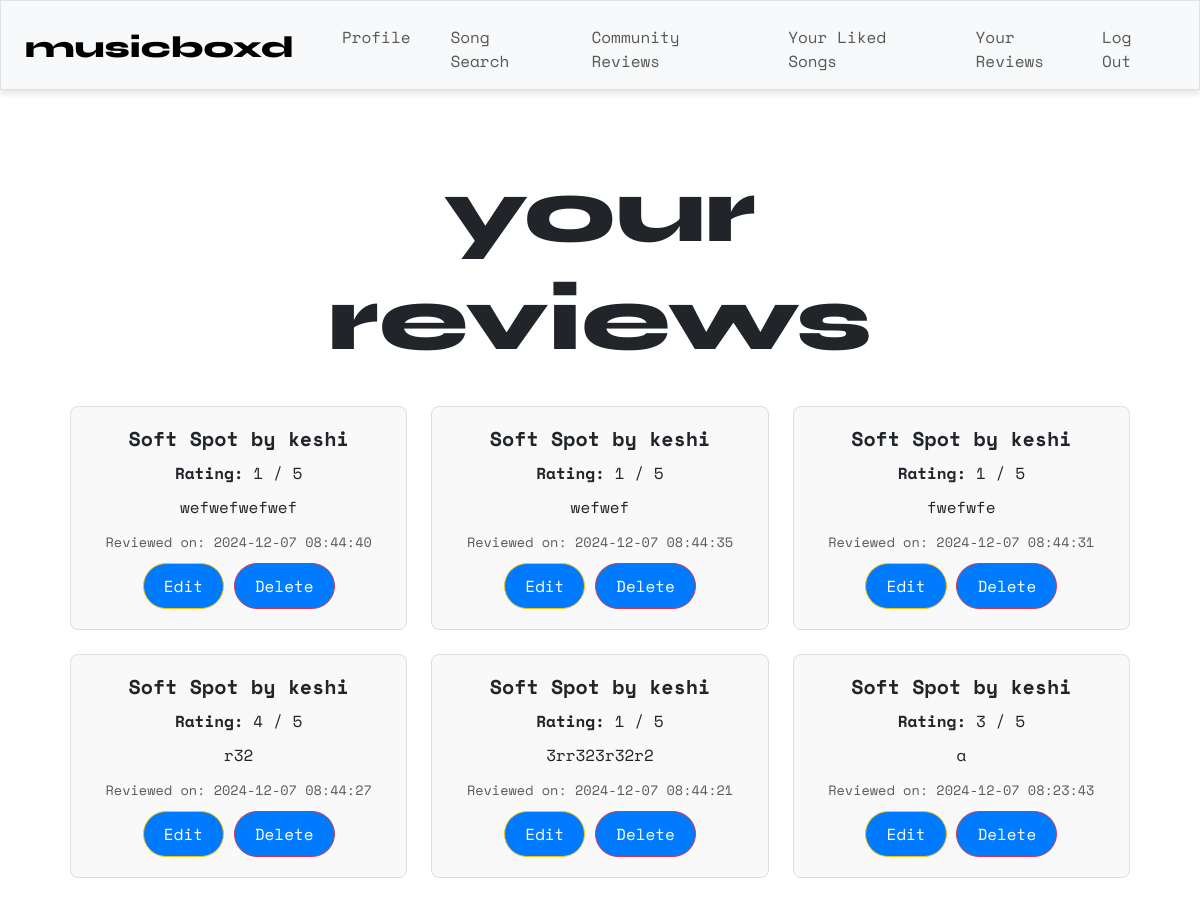
/all_reviews (signed in), run on the app's committed database.
### tables this page shows
CREATE TABLE reviews ( id INTEGER PRIMARY KEY, review TEXT NOT NULL, rating INTEGER NOT NULL, user_id INTEGER NOT NULL, song_id TEXT NOT NULL, timestamp DATETIME DEFAULT CURRENT_TIMESTAMP, FOREIGN KEY (user_id) REFERENCES users (id), FOREIGN KEY (song_id) REFERENCES songs (id) );

CREATE TABLE songs ( id TEXT PRIMARY KEY, title TEXT NOT NULL, artist TEXT NOT NULL);

### app.py (the view)
@app.route("/all_reviews")
@login_required
def all_reviews():
    reviews = db.execute(
        """
        SELECT reviews.id, reviews.rating, reviews.timestamp, reviews.review,
            songs.title AS song_title, songs.artist AS song_artist
        FROM reviews
        JOIN songs ON reviews.song_id = songs.id
        WHERE reviews.user_id = ?
        ORDER BY reviews.timestamp DESC
        """,
        (session["user_id"],)
    )
    return render_template("all_reviews.html", reviews=reviews)

### helpers.py (called while the page is built)
def login_required(f):
    @wraps(f)
    def decorated_function(*args, **kwargs):
        if session.get("user_id") is None:
            return redirect("/login")
        return f(*args, **kwargs)
    return decorated_function

### templates/all_reviews.html
{% extends "layout.html" %}
{% block main %}
<div class="container">
    <h1 class="syne">your<br>reviews</h1>
    <br>
    {% if reviews %}
        <div class="row row-cols-1 row-cols-md-3 g-4">
            {% for review in reviews %}
                <div class="col">
                    <div class="card">
                        <div class="card-body">
                            <h5 class="card-title">{{ review.song_title }} by {{ review.song_artist }}</h5>
                            <p class="card-text"><strong>Rating:</strong> {{ review.rating }} / 5</p>
                            <p class="card-text">{{ review.review }}</p>
                            <p class="card-text"><small class="text-muted">Reviewed on: {{ review.timestamp }}</small></p>
                            <form action="{{ url_for('edit_review', review_id=review.id) }}" method="GET" style="display:inline;">
                                <button class="btn btn-warning btn-sm" type="submit">Edit</button>
                            </form>
                            <form action="{{ url_for('delete_review', review_id=review.id) }}" method="POST" style="display:inline;">
                                <button class="btn btn-danger btn-sm" type="submit">Delete</button>
                            </form>
                        </div>
                    </div>
                </div>
            {% endfor %}
        </div>
    {% else %}
        <p class="text-muted">You haven't written any reviews yet.</p>
    {% endif %}
</div>
{% endblock %}

### static/styles.css (style rules this page uses)
h1 { font-size: 90px; }
p { font-size: 20px; }
.btn { display: inline-block; padding: 10px 20px; background-color: #007bff; color: white; text-align: center; text-decoration: none; border-radius: 50px; font-size: 16px; cursor: pointer; transition: background-color 0.3s ease; }
.card { border: 1px solid #ddd; border-radius: 8px; background-color: #f9f9f9; transition: box-shadow 0.3s ease-in-out; }
.card-body { padding: 20px; }
.card-title { font-size: 1.25rem; font-weight: bold; margin-bottom: 10px; }
.card-text { font-size: 1rem; margin-bottom: 8px; }
.card-text small { font-size: 0.85rem; color: #6c757d; }
.card-body p { margin-bottom: 10px; }
.container { padding: 20px; }
body { background-color: #ffffff; font-family: "Space Mono"; overflow: visible; }
.syne { font-family: "Syne", sans-serif; font-optical-sizing: auto; font-weight: 800; font-style: normal; }

### data on the page
reviews: song_title "Soft Spot", song_artist "keshi", rating "1", review "wefwefwefwef", timestamp "2024-12-07 08:44:40"
reviews: song_title "Soft Spot", song_artist "keshi", rating "1", review "wefwef", timestamp "2024-12-07 08:44:35"
reviews: song_title "Soft Spot", song_artist "keshi", rating "1", review "fwefwfe", timestamp "2024-12-07 08:44:31"
reviews: song_title "Soft Spot", song_artist "keshi", rating "4", review "r32", timestamp "2024-12-07 08:44:27"
reviews: song_title "Soft Spot", song_artist "keshi", rating "1", review "3rr323r32r2", timestamp "2024-12-07 08:44:21"
reviews: song_title "Soft Spot", song_artist "keshi", rating "3", review "a", timestamp "2024-12-07 08:23:43"
